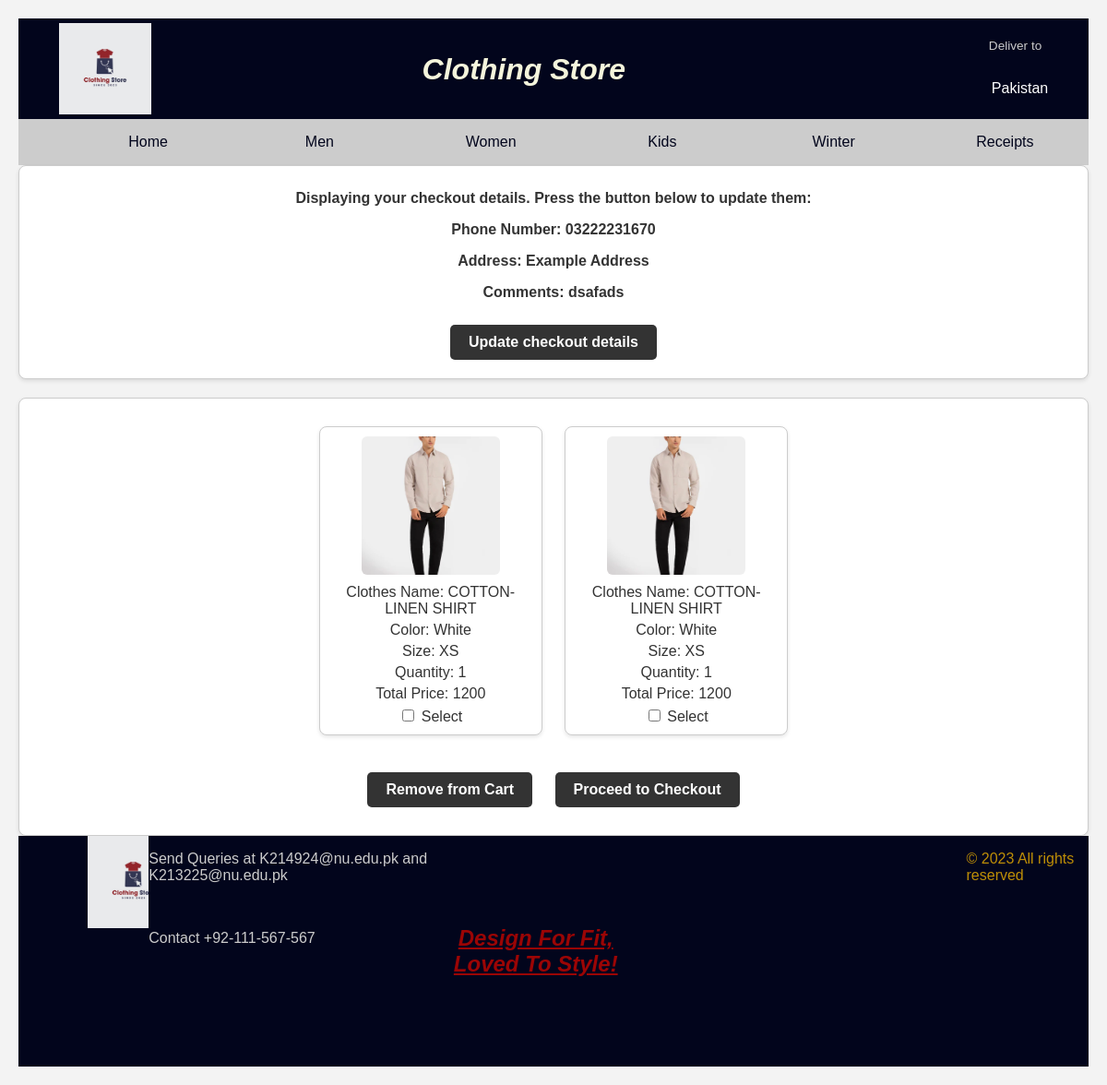
Screenshot of /myproject/my_cart.php?email=exmple12@gmail.com with the database file from the repository.
### tables this page shows
CREATE TABLE `checkout_details` (
  `email` varchar(50) NOT NULL,
  `phonenum` varchar(13) NOT NULL,
  `Address` varchar(1000) NOT NULL,
  `Comments` varchar(1000) DEFAULT NULL
);

CREATE TABLE `my_cart` (
  `Orderid` int(11) NOT NULL,
  `email` varchar(50) NOT NULL,
  `Clothesid` int(11) NOT NULL,
  `Clothes_Name` varchar(50) NOT NULL,
  `Color` varchar(7) NOT NULL,
  `Clothesize` varchar(2) NOT NULL,
  `Quantity` int(11) NOT NULL,
  `Price` int(11) NOT NULL,
  `Total_Price` int(11) DEFAULT NULL,
  `Picture` varchar(255) DEFAULT NULL
);

### myproject/my_cart.php (the view, shortened to what this page needs)
<?php
require_once("db_connection.php");
function getemail() {
    return isset($_GET['email']) ? $_GET['email'] : null;
}
$email = getemail();
$query = "SELECT orderid, clothes_name, color, clothesize, quantity, total_price, picture FROM my_cart WHERE email = '$email'";
$query2 = "select phonenum from checkout_details where email = '$email'";
$query3 = "select address from checkout_details where email = '$email'";
$query4 = "select comments from checkout_details where email = '$email'";
$result = $conn->query($query);
$result2 = $conn->query($query2);
$result3 = $conn->query($query3);
$result4 = $conn->query($query4);
?>
<!DOCTYPE html>
<html>
<head>
    <link rel="stylesheet" href="style.css">
</head>
<body>
<header>
        <div class="navbar">
            <div class="nav-logo border">
                <div class="logo"></div>
            </div>
            <div class="nav-text">
                <h1 id="head">Clothing Store</h1>
            </div>
            <div class="nav-address border">
                <p class="add-first">Deliver to</p>
                <div class="add-icon">
                    <p class="add-sec">Pakistan</p>
                </div>
            </div>
        </div>
        <div class="sec-div product-div">
        <a href="homepage.php?email=<?php echo $email; ?>" target="_main" class="home"> Home</a>
        <a href="men.php?email=<?php echo $email; ?>" target="_main" class="account"> Men</a>
        <a href="women.php?email=<?php echo $email; ?>" target="_main" class="account"> Women</a>
        <a href="kids.php?email=<?php echo $email; ?>" target="_main" class="account"> Kids</a>
        <a href="winter.php?email=<?php echo $email; ?>" target="_main" class="account"> Winter</a>
        <a href="receipts.php?email=<?php echo $email; ?>" target="_main" class="account"> Receipts</a>
    </div>
    </header>
<div style="text-align: center; margin-bottom: 20px;">
    <div style="border: 1px solid #ccc; padding: 10px; border-radius: 8px; background-color: #fff; box-shadow: 0 2px 4px rgba(0, 0, 0, 0.1);">
        <p style="font-weight: bold;">Displaying your checkout details. Press the button below to update them:</p>
        <?php
        if ($result2->num_rows > 0) {
            while ($row = $result2->fetch_assoc()) {
                echo "<p style='font-weight: bold;'>Phone Number: " . $row["phonenum"] . "</p>";
            }
        }
        if ($result3->num_rows > 0) {
            while ($row = $result3->fetch_assoc()) {
                echo "<p style='font-weight: bold;'>Address: " . $row["address"] . "</p>";
            }
        }
        if ($result4->num_rows > 0) {
            while ($row = $result4->fetch_assoc()) {
                echo "<p style='font-weight: bold;'>Comments: " . $row["comments"] . "</p>";
            }
        }
        ?>
        <a href="enter_checkout.php?email=<?php echo $email; ?>" class="button">Update checkout details</a>
    </div>
</div>
<div class="form-container">
    <form>
        <?php
        if ($result->num_rows > 0) {
            while ($row = $result->fetch_assoc()) {
                $orderid = $row["orderid"];
                $clothes_name = $row["clothes_name"];
                $color = $row["color"];
                $clothesize = $row["clothesize"];
                $quantity = $row["quantity"];
                $total_price = $row["total_price"];
                $picture = $row["picture"];
                ?>
                <div class="item">
                    <img src='<?php echo $picture; ?>' alt='<?php echo $clothes_name; ?>' style='width: 150px; height: 150px; object-fit: cover;'>
                    <p>Clothes Name: <?php echo $clothes_name; ?></p>
                    <p>Color: <?php echo $color; ?></p>
                    <p>Size: <?php echo $clothesize; ?></p>
                    <p>Quantity: <?php echo $quantity; ?></p>
                    <p>Total Price: <?php echo $total_price; ?></p>
                    <input type="checkbox" name="selected_items[]" value="<?php echo $orderid; ?>"> Select
                </div>
                <?php
            }
            ?>
            <div class="buttons-container">
                <input type="button" name="remove_from_cart" value="Remove from Cart" onclick="removeFromCart()" class="button">
                <input type="button" name="proceed_to_checkout" value="Proceed to Checkout" onclick="proceedToCheckout()" class="button">
            </div>
            <?php
        } else {
            echo "<p>No items in the cart.</p>";
        }
        ?>
    </form>
</div>
<footer>
    <div class="info">
        <div class="info-logo">
        </div>
        <div class="queries">
            <p>Send Queries at K214924@nu.edu.pk and K213225@nu.edu.pk</p>
            <br>
            <i class="fa-solid fa-phone"></i><p class="contact">Contact +92-111-567-567</p>
        </div>
        <div class="tag">
            <h2>Design For Fit, Loved To Style!</h2>
        </div>
        <div class="copyright">
            <p class="copy">&copy; 2023 All rights reserved</p>
        </div>
    </div>
    </footer>
</body>
</html>

### myproject/style.css (style rules this page uses)
.nav-logo { height: 99px; width: 100px; justify-content: center; display: flex; align-items: center; }
.border { border: 2px solid transparent; }
.logo { background-image: url("LOGO.jpg"); background-size: cover; height: 100%; width: 100%; }
.nav-text { margin-left: 250px; color: beige ; }
#head { font-style: italic; }
.nav-address { margin-left: 350px; }
.add-first { color: #cccccc; font-size: 0.85rem; }
.add-sec { font-size: 1rem; margin-left: 3px; }
.add-icon { display: flex; align-items: center; }
.navbar { height: 109px; color: white; background-color: #02051c; display: flex; align-items: center; justify-content: space-evenly; }
.sec-div { color: white; background-color: #cccccc; height: 50px; padding-left: 50px; display: flex; align-items: center; }
.sec-div a { text-decoration: none; transition: color 0.3s; }
.home { color: #02051c; }
.account { color: #02051c; }
.info { height: 250px; background-color: #02051c; display: flex; justify-content: space-evenly; }
.info-logo { background-image: url("LOGO.jpg"); background-size: cover; height: 100px; width: 100px; margin-left: 75px; display: flex; align-items: center; justify-content: center; }
.queries { color: #cccccc; }
.tag { display: flex; justify-content: center; align-items: center; color: rgb(155, 5, 5); padding-right: 350px; text-decoration: underline; font-style: italic; }
.copyright { height: 100px; width: 200px }
.copy { color: rgb(190, 142, 7); }
footer { position: relative; bottom: 0; }
.product-div { justify-content: center; text-align: center; }
.product-div a { width: 80%; margin: auto; }

### myproject/my_cart.php (style rules this page uses)
body { font-family: Arial, sans-serif; margin: 20px; background-color: #f3f3f3; color: #333; }
h1, h2 { text-align: center; margin-bottom: 20px; font-weight: bold; }
.item { display: inline-block; margin: 10px; text-align: center; width: 220px; border: 1px solid #ccc; padding: 10px; border-radius: 8px; background-color: #fff; box-shadow: 0 2px 4px rgba(0, 0, 0, 0.1); }
.item img { width: 150px; height: auto; display: block; margin: 0 auto 10px; border-radius: 6px; }
.item p { font-size: 16px; margin: 5px 0; }
.buttons-container { text-align: center; margin-top: 20px; }
.form-container { margin-top: 20px; text-align: center; }
.form-container form { padding: 20px; background-color: #fff; border-radius: 8px; box-shadow: 0 2px 4px rgba(0, 0, 0, 0.1); border: 1px solid #ccc; }
.button { padding: 10px 20px; border: none; border-radius: 5px; font-size: 16px; cursor: pointer; margin: 10px; font-weight: bold; text-decoration: none; color: #fff; background-color: #333; display: inline-block; }

### rows the page displays
checkout_details: phonenum "03222231670", Address "Example Address", Comments "dsafads"
my_cart: Picture (picture), Clothes_Name "COTTON-LINEN SHIRT", Color "White", Clothesize "XS", Quantity "1", Total_Price "1200"
my_cart: Picture (picture), Clothes_Name "COTTON-LINEN SHIRT", Color "White", Clothesize "XS", Quantity "1", Total_Price "1200"
